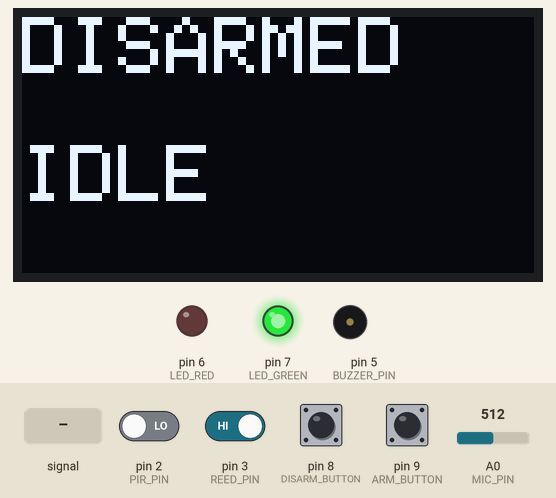
A sketch run on a simulated Arduino Uno, built with avr-gcc and run on an emulated ATmega328P. Parts: 128×64 one-colour display, output pins drawn as LEDs (lit = HIGH), buzzer (waves = sounding). Dashed ring = blinking. The test bench sets the inputs (shaded band); at power-on: pin 3 (REED_PIN), pin 8 (DISARM_BUTTON), pin 9 (ARM_BUTTON) HIGH, pin 2 (PIR_PIN) LOW, A0 (MIC_PIN) = 512.

Above: at 2.8 s.
2.9 s: pin 9 (ARM_BUTTON) pulled LOW for 0.15 s
At 4.1 s:
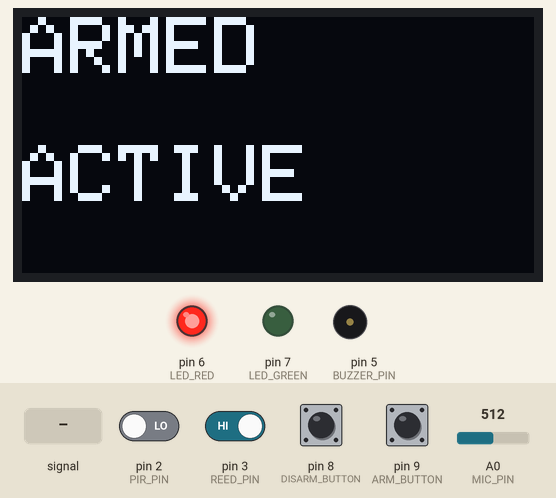
4.5 s: A0 (MIC_PIN) fed a 200 Hz sine of ±255 counts around its level
At 5.48 s:
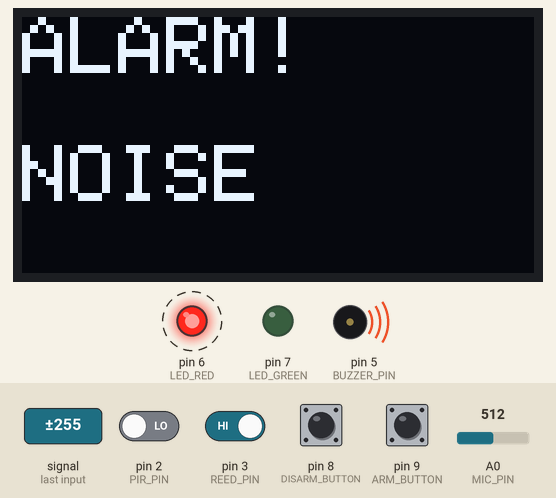
6.8 s: pin 8 (DISARM_BUTTON) pulled LOW for 0.15 s
At 7.42 s:
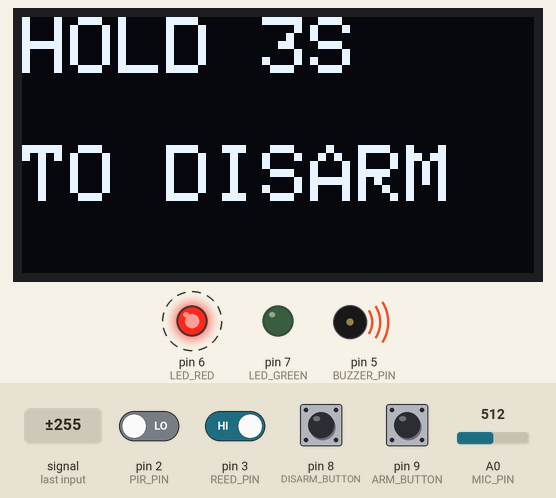
7.5 s: pin 2 (PIR_PIN) driven HIGH and pin 3 (REED_PIN) driven LOW and pin 8 (DISARM_BUTTON) driven LOW and pin 9 (ARM_BUTTON) driven LOW
10.5 s: pin 3 (REED_PIN) driven HIGH
At 11.98 s:
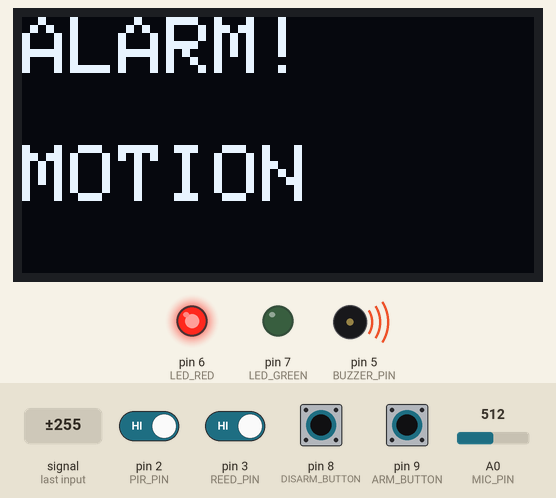
12.8 s: pin 3 (REED_PIN) driven LOW
At 15.07 s:
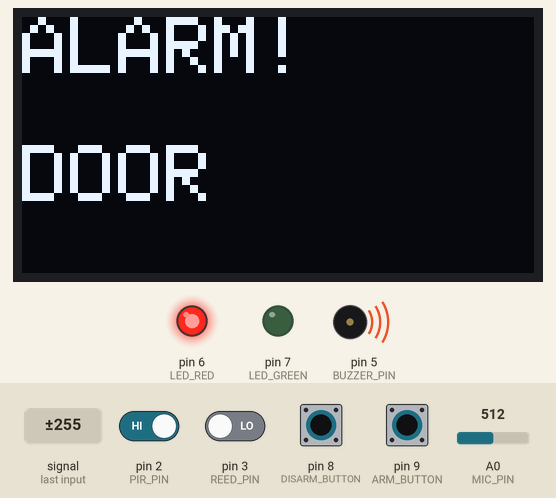
Timing chart, 0 to 16.8 s (numbered marks = the images above; inputs shaded):
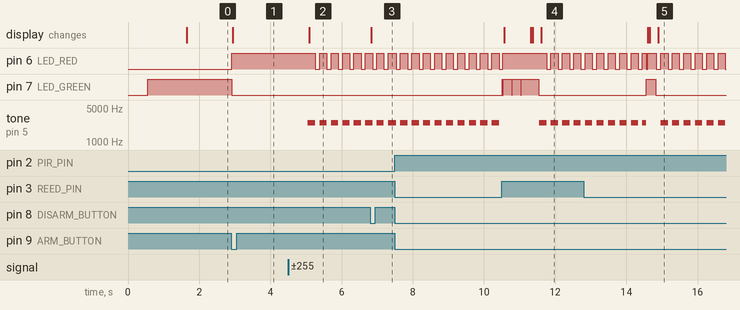

The sketch:

Cyclic_Executive_implemented.ino
```cpp
// Include I2C communication library
#include <Wire.h>
// Include graphics library for text and shapes
#include <Adafruit_GFX.h>
// Include SSD1306 OLED library
#include <Adafruit_SSD1306.h>

// Create OLED display object (128x64 resolution, using I2C, no reset pin)
Adafruit_SSD1306 display(128, 64, &Wire, -1);

// Pins
#define ARM_BUTTON      9
#define DISARM_BUTTON   8
#define LED_RED         6
#define LED_GREEN       7
#define BUZZER_PIN      5
#define REED_PIN        3
#define PIR_PIN         2
#define MIC_PIN         A0

// Three States
enum State { DISARMED, ARMED, ALARM };
// Current state and previously displayed state
State systemState = DISARMED, lastState = DISARMED;

// Cause of last alarm and previous cause (for OLED update)
String alarmCause = "None", lastCause = "None";

// Microphone
// Quiet baseline level after calibration
int quietLevel = 0;

// Timestamp of last loud-noise detection
unsigned long lastTrigger = 0;

// Cyclic Executive timing
// 10 ms per frame
const unsigned long FRAME_SIZE = 10;
unsigned long lastFrameTime = 0;
// Current frame number (0–3)
int frameNumber = 0;

// Sensor status flags
// True if door open detected
bool doorOpen = false;
// True if motion detected
bool motionDetected = false;
// True if loud noise detected
bool noiseDetected = false;

// OLED function
//Display two lines of text
void showOLED(const String &line1, const String &line2) {
  //clear screen
  display.clearDisplay();
  //white text black background
  display.setTextColor(SSD1306_WHITE, SSD1306_BLACK);
  //Big text
  display.setTextSize(2);
  // Top line
  display.setCursor(0, 0);
  // prints out the firstline
  display.println(line1);
  //Bottom line
  display.setCursor(0, 32);
  // prints out the second line
  display.println(line2);
  //update display
  display.display();
}

void initOLED() {
  // Start I2C
  Wire.begin();
  // A fast I2C speed
  Wire.setClock(400000);
  // Start OLED at address 0x3C
  display.begin(SSD1306_SWITCHCAPVCC, 0x3C);
  // Change brightness & set max contrast
  display.ssd1306_command(SSD1306_SETCONTRAST);
  display.ssd1306_command(0xFF);

  display.setTextColor(SSD1306_WHITE, SSD1306_BLACK);
  display.clearDisplay();
  display.setTextSize(2);
  display.setCursor(0, 16);
  display.println("SYSTEM");
  display.setCursor(0, 40);
  display.println("STARTING");
  display.display();
  delay(500);
}

// MIC CALIBRATION
void calibrateMic() {
  long sum = 0;
  // Average 500 microphone readings to determine quiet baseline
  for (int i = 0; i < 500; i++) {
    // Read microphone
    sum += analogRead(MIC_PIN);
    delay(2);
  }
  // Compute average
  quietLevel = sum / 500;
}

// TASKS
void task_readSensors() {
  doorOpen       = (digitalRead(REED_PIN) == LOW);
  motionDetected = (digitalRead(PIR_PIN) == HIGH);
}

bool loudNoiseDetected() {
  // Read mic value
  int v = analogRead(MIC_PIN);
  // Prevent rapid triggers
  if (v > 900 && millis() - lastTrigger > 300) {
    lastTrigger = millis();
    return true;
  }
  // Sudden jump relative to quiet baseline
  if (v - quietLevel > 250 && millis() - lastTrigger > 300) {
    lastTrigger = millis();
    return true;
  }

  return false;
}
// Task to update noiseDetected flag
void task_mic() {
  noiseDetected = loudNoiseDetected();
}
// Update OLED only when state or cause changes
void task_oled() {
  if (systemState == lastState && alarmCause == lastCause) return;

  if (systemState == DISARMED)
    showOLED("DISARMED", "IDLE");
  else if (systemState == ARMED)
    showOLED("ARMED", "ACTIVE");
  else
    showOLED("ALARM!", alarmCause);

  lastState = systemState;
  lastCause = alarmCause;
}

// Alarm pattern
bool alarmOutputOn = false;
unsigned long alarmToggle = 0;
// Alarm siren pattern: 200ms ON, 120ms OFF
void task_alarmPattern() {
  // Only run during ALARM
  if (systemState != ALARM) return;

  unsigned long now = millis();

  if (alarmOutputOn) {
    if (now - alarmToggle >= 200) {
      noTone(BUZZER_PIN);
      digitalWrite(LED_RED, LOW);
      alarmOutputOn = false;
      alarmToggle = now;
    }
  } else {
    if (now - alarmToggle >= 120) {
      tone(BUZZER_PIN, 2500);
      digitalWrite(LED_RED, HIGH);
      alarmOutputOn = true;
      alarmToggle = now;
    }
  }
}

// BUTTONS
unsigned long lastArmPress = 0;
unsigned long lastDisarmPress = 0;

// Detect ARM button press with debounce
bool armPressed() {
  if (digitalRead(ARM_BUTTON) == LOW && millis() - lastArmPress > 250) {
    lastArmPress = millis();
    return true;
  }
  return false;
}
// Detect DISARM button press with debounce
bool disarmPressed() {
  if (digitalRead(DISARM_BUTTON) == LOW && millis() - lastDisarmPress > 250) {
    lastDisarmPress = millis();
    return true;
  }
  return false;
}

// STATE MACHINE + DISARM HOLD
unsigned long disarmHoldStart = 0;
bool holdingDisarm = false;

void updateSystemState() {

  // DISARMED STATE
  if (systemState == DISARMED) {
    digitalWrite(LED_GREEN, HIGH);

    if (armPressed()) {
      systemState = ARMED;
      alarmCause = "None";
    }
    return;
  }

  // ARMED STATE
  if (systemState == ARMED) {
    digitalWrite(LED_GREEN, LOW);
    digitalWrite(LED_RED, HIGH);

    if (doorOpen) { systemState = ALARM; alarmCause = "DOOR"; }
    else if (motionDetected) { systemState = ALARM; alarmCause = "MOTION"; }
    else if (noiseDetected) { systemState = ALARM; alarmCause = "NOISE"; }

    if (disarmPressed()) {
      systemState = DISARMED;
      alarmCause = "None";
    }

    return;
  }

  // Must HOLD disarm button 3 seconds
  if (systemState == ALARM) {

    if (digitalRead(DISARM_BUTTON) == LOW) {

      if (!holdingDisarm) {
        holdingDisarm = true;
        disarmHoldStart = millis();
        showOLED("HOLD 3S", "TO DISARM");
      }

      if (millis() - disarmHoldStart >= 3000) {
        // Disarm after 3 seconds
        systemState = DISARMED;
        alarmCause = "None";
        noTone(BUZZER_PIN);
        digitalWrite(LED_RED, LOW);
        holdingDisarm = false;
      }

    } else {
      holdingDisarm = false;
    }
  }
}

// SETUP
void setup() {
  Serial.begin(9600);

  initOLED();

  pinMode(ARM_BUTTON, INPUT_PULLUP);
  pinMode(DISARM_BUTTON, INPUT_PULLUP);
  pinMode(LED_RED, OUTPUT);
  pinMode(LED_GREEN, OUTPUT);
  pinMode(BUZZER_PIN, OUTPUT);
  pinMode(REED_PIN, INPUT_PULLUP);
  pinMode(PIR_PIN, INPUT);
  pinMode(MIC_PIN, INPUT);

  digitalWrite(LED_GREEN, HIGH);

  calibrateMic();
  showOLED("DISARMED", "IDLE");
}

// CYCLIC EXECUTIVE
void loop() {
  // Check if frame duration has passed
  if (millis() - lastFrameTime < FRAME_SIZE) return;
  // Update frame timestamp
  lastFrameTime = millis();
  // Select which task set to run based on frame number
  switch (frameNumber) {

    case 0:
      task_readSensors();
      task_mic();
      task_alarmPattern();
      break;

    case 1:
      task_readSensors();
      task_mic();
      task_alarmPattern();
      break;

    case 2:
      task_readSensors();
      task_mic();
      task_alarmPattern();
      break;

    case 3:
      task_readSensors();
      task_mic();
      task_alarmPattern();
      // Update OLED only once per cycle
      task_oled();
      break;
  }
  // Update system mode
  updateSystemState();
  // Next frame (0–3)
  frameNumber = (frameNumber + 1) % 4;
}
```

Measured:
- after the input at 2.9 s, pin 6 (LED_RED): LOW → HIGH at once; pin 7 (LED_GREEN): HIGH → LOW at once; the display: changes after 0.05 s (image 1)
- after the input at 4.5 s, pin 6 (LED_RED): alternates HIGH for 0.20 s and LOW for 0.12 s, starting after 0.77 s; tone on pin 5 (BUZZER_PIN): alternates 2500 Hz for 0.20 s and silent for 0.12 s, starting after 0.56 s; the display: changes after 0.60 s (image 2)
- after the input at 6.8 s, the display: changes at once (image 3)
- after the input at 10.5 s, the display: first differs from a run without the input after 1.1 s (image 4)
- after the input at 12.8 s, the display: first differs from a run without the input after 2.1 s (image 5)
